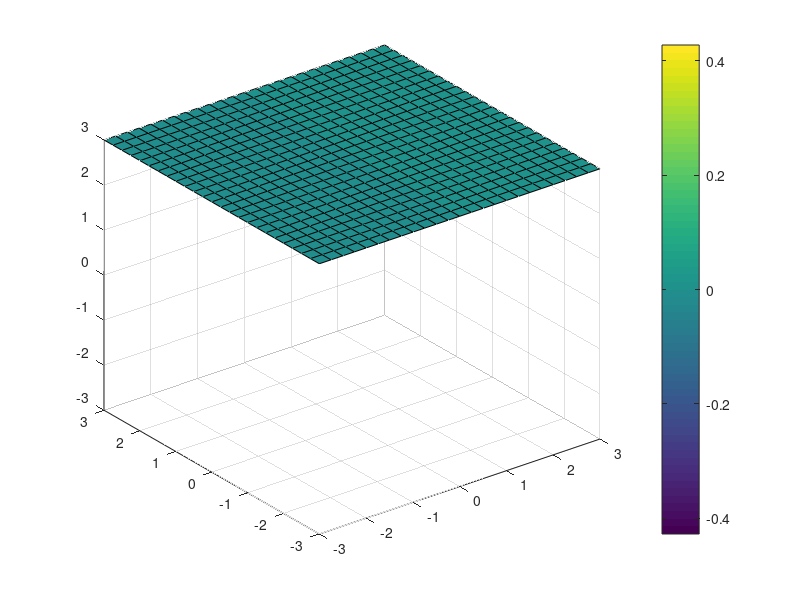

This chart was generated by the following MATLAB code:
% Animación 3D de un Corte de Isosuperficie

[x, y, z] = meshgrid(-3:0.25:3);
v = x.*exp(-x.^2 - y.^2 - z.^2);

vals = -3:0.25:3;
h= slice(x, y, z, v, [], [], vals(1));
axis([-3 3 -3 3 -3 3]);
colorbar;
for id = vals
   delete(h);
   h= slice(x, y, z, v, [], [], id);
   axis([-3 3 -3 3 -3 3]);
   colorbar;
   pause(0.3); % tiempo
end

close;